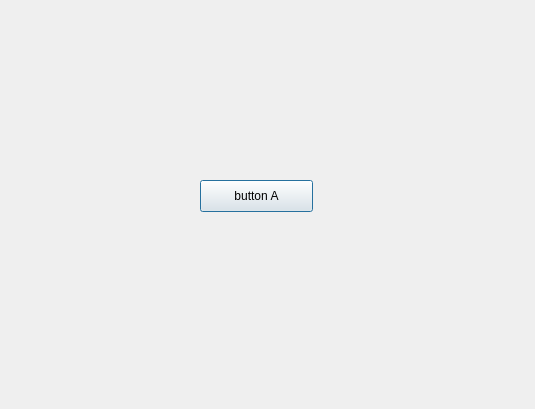
<?xml version="1.0" encoding="UTF-8"?>
<ui version="4.0">
 <class>Dialog</class>
 <widget class="QDialog" name="Dialog">
  <property name="geometry">
   <rect>
    <x>0</x>
    <y>0</y>
    <width>535</width>
    <height>409</height>
   </rect>
  </property>
  <property name="windowTitle">
   <string>Dialog</string>
  </property>
  <widget class="QPushButton" name="button_A">
   <property name="geometry">
    <rect>
     <x>200</x>
     <y>180</y>
     <width>113</width>
     <height>32</height>
    </rect>
   </property>
   <property name="text">
    <string>button A</string>
   </property>
  </widget>
 </widget>
 <resources/>
 <connections/>
</ui>
